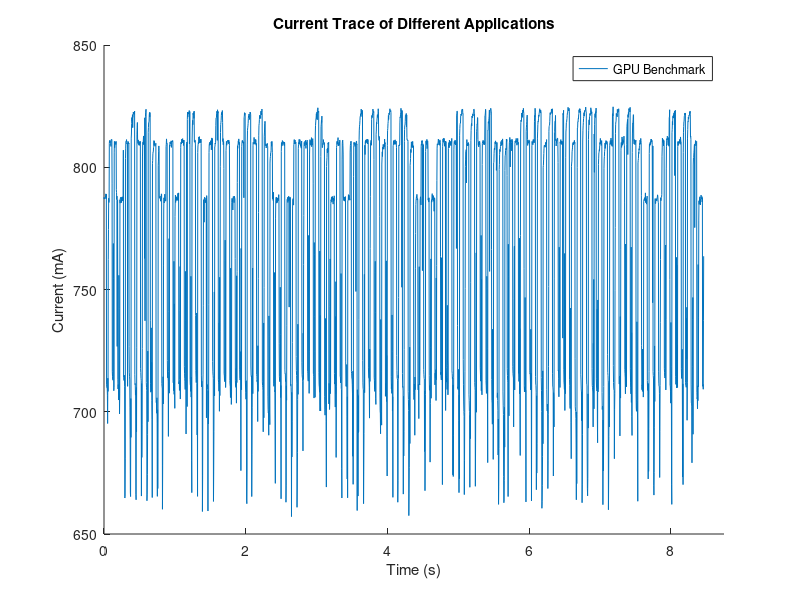

This chart was generated by the following MATLAB code:
screenoff = dlmread('screen off.txt', '	', 1, 0);
screenoff(end)=[];
%disp(screenoff);
sotime=[0:.003:(length(screenoff)-1)*.003];
%plot(sotime,screenoff);

hold on;

homescreen = dlmread('home screen.txt', '	', 1, 0);
homescreen(end)=[];
hstime=[0:.003:(length(homescreen)-1)*.003];
%plot(hstime,homescreen);


youtube = dlmread('youtube.txt', '	', 1, 0);
youtube(end)=[];
yttime=[0:.003:(length(youtube)-1)*.003];
%plot(yttime,youtube);

musicscreenoff = dlmread('music screen off.txt', '	', 1, 0);
musicscreenoff(end)=[];
msotime=[0:.003:(length(musicscreenoff)-1)*.003];
%plot(msotime,musicscreenoff);

musicscreenon = dlmread('music screen on.txt', '	', 1, 0);
musicscreenon(end)=[];
msontime=[0:.003:(length(musicscreenon)-1)*.003];
%plot(msontime,musicscreenon);

chrome = dlmread('chrome.txt', '	', 1, 0);
chrome(end)=[];
ctime=[0:.003:(length(chrome)-1)*.003];
%plot(ctime,chrome);

gpu = dlmread('gpu.txt', '	', 1, 0);
gpu(end)=[];
disp(length(gpu));
gputime=[0:.003:(length(gpu)-1)*.003];
plot(gputime,gpu);
xlim([0,8.75]);
title('Current Trace of Different Applications');
ylabel("Current (mA)");
xlabel("Time (s)"); 

lgd=legend({'GPU Benchmark'});
 
%lgd=legend({'Screen Off','Home Screen','Youtube',...
 %   'Music Screen Off','Music Screen On','Chrome','GPU Benchmark'});



